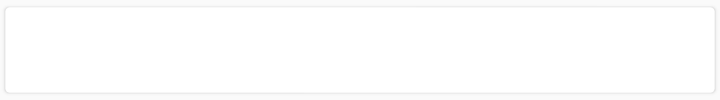
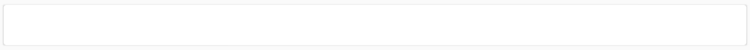

The same Android screen from two of the app's own layout files: first res/layout/ as a phone draws it, then the repository's variant for another configuration, drawn on a device whose configuration selects that folder. Both files follow.
<!-- AndroidManifest.xml: application theme AppTheme -->
<!-- res/layout/indi_view_latest_jobs.xml -->
<?xml version="1.0" encoding="utf-8"?>
<LinearLayout xmlns:android="http://schemas.android.com/apk/res/android"
    android:layout_width="match_parent"
    android:layout_height="wrap_content"
    android:orientation="vertical">

    <android.support.v7.widget.CardView xmlns:android="http://schemas.android.com/apk/res/android"
        xmlns:card_view="http://schemas.android.com/apk/res-auto"
        android:id="@+id/cv"
        android:layout_width="match_parent"
        android:layout_height="50dp"
        android:background="?android:attr/selectableItemBackground"
        card_view:cardBackgroundColor="#ffffff"
        card_view:cardElevation="1dp"
        card_view:cardUseCompatPadding="true">

        <TextView
            android:id="@+id/company_name"
            android:layout_width="wrap_content"
            android:layout_height="wrap_content"
            android:layout_gravity="center_vertical"
            android:paddingLeft="5dp"
            android:paddingStart="5dp"
            android:textSize="16sp" />

    </android.support.v7.widget.CardView>
</LinearLayout>
<!-- resources referenced by this layout -->
<resources>
  <style name="AppTheme" parent="Theme.AppCompat.Light.DarkActionBar">
          
          <item name="colorPrimary">@color/colorPrimary</item>
          <item name="colorPrimaryDark">@color/colorPrimaryDark</item>
          <item name="colorAccent">@color/colorAccent</item>
      </style>
  <color name="colorPrimary">#3F51B5</color>
  <color name="colorPrimaryDark">#303F9F</color>
  <color name="colorAccent">#FF4081</color>
</resources>
<!-- res/layout-large/indi_view_latest_jobs.xml (the repository's variant of the layout above) -->
<!-- drawn on a 7-inch tablet held upright -->
<?xml version="1.0" encoding="utf-8"?>
<android.support.v7.widget.CardView
    android:layout_width="match_parent"
    android:layout_height="wrap_content"
    xmlns:card_view="http://schemas.android.com/apk/res-auto"
    android:id="@+id/cv"
    card_view:cardBackgroundColor="#ffffff"
    card_view:cardElevation="1dp"
    card_view:cardUseCompatPadding="true"
    xmlns:android="http://schemas.android.com/apk/res/android">
    <LinearLayout
        android:layout_width="match_parent"
        android:layout_height="wrap_content"
        android:layout_marginTop="5dp"
        android:layout_marginBottom="3dp"
        >

            <TextView
                android:layout_width="wrap_content"
                android:layout_height="wrap_content"
                android:textSize="18sp"
                android:paddingStart="5dp"
                android:paddingLeft="5dp"
                android:layout_gravity="center_vertical"
                android:id="@+id/company_name"/>

        </LinearLayout>
</android.support.v7.widget.CardView>
